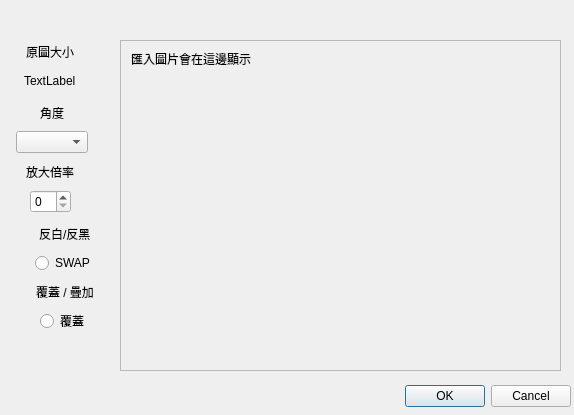
<?xml version="1.0" encoding="UTF-8"?>
<ui version="4.0">
 <class>ImageImportDialog</class>
 <widget class="QDialog" name="ImageImportDialog">
  <property name="geometry">
   <rect>
    <x>0</x>
    <y>0</y>
    <width>574</width>
    <height>415</height>
   </rect>
  </property>
  <property name="windowTitle">
   <string>Dialog</string>
  </property>
  <widget class="QDialogButtonBox" name="buttonBox">
   <property name="geometry">
    <rect>
     <x>230</x>
     <y>380</y>
     <width>341</width>
     <height>32</height>
    </rect>
   </property>
   <property name="orientation">
    <enum>Qt::Orientation::Horizontal</enum>
   </property>
   <property name="standardButtons">
    <set>QDialogButtonBox::StandardButton::Cancel|QDialogButtonBox::StandardButton::Ok</set>
   </property>
  </widget>
  <widget class="QScrollArea" name="scrollArea">
   <property name="geometry">
    <rect>
     <x>120</x>
     <y>40</y>
     <width>441</width>
     <height>331</height>
    </rect>
   </property>
   <property name="widgetResizable">
    <bool>true</bool>
   </property>
   <widget class="QWidget" name="scrollAreaWidgetContents">
    <property name="geometry">
     <rect>
      <x>0</x>
      <y>0</y>
      <width>439</width>
      <height>329</height>
     </rect>
    </property>
    <widget class="QLabel" name="previewLabel">
     <property name="geometry">
      <rect>
       <x>10</x>
       <y>10</y>
       <width>131</width>
       <height>16</height>
      </rect>
     </property>
     <property name="text">
      <string>匯入圖片會在這邊顯示</string>
     </property>
    </widget>
   </widget>
  </widget>
  <widget class="QWidget" name="layoutWidget">
   <property name="geometry">
    <rect>
     <x>10</x>
     <y>100</y>
     <width>85</width>
     <height>53</height>
    </rect>
   </property>
   <layout class="QVBoxLayout" name="verticalLayout_2">
    <item>
     <layout class="QHBoxLayout" name="horizontalLayout_4">
      <item>
       <spacer name="horizontalSpacer_7">
        <property name="orientation">
         <enum>Qt::Orientation::Horizontal</enum>
        </property>
        <property name="sizeHint" stdset="0">
         <size>
          <width>40</width>
          <height>20</height>
         </size>
        </property>
       </spacer>
      </item>
      <item>
       <widget class="QLabel" name="label_3">
        <property name="text">
         <string>角度</string>
        </property>
       </widget>
      </item>
      <item>
       <spacer name="horizontalSpacer_8">
        <property name="orientation">
         <enum>Qt::Orientation::Horizontal</enum>
        </property>
        <property name="sizeHint" stdset="0">
         <size>
          <width>40</width>
          <height>20</height>
         </size>
        </property>
       </spacer>
      </item>
     </layout>
    </item>
    <item>
     <layout class="QHBoxLayout" name="horizontalLayout_3">
      <item>
       <spacer name="horizontalSpacer_5">
        <property name="orientation">
         <enum>Qt::Orientation::Horizontal</enum>
        </property>
        <property name="sizeHint" stdset="0">
         <size>
          <width>40</width>
          <height>20</height>
         </size>
        </property>
       </spacer>
      </item>
      <item>
       <widget class="QComboBox" name="rotationComboBox"/>
      </item>
      <item>
       <spacer name="horizontalSpacer_6">
        <property name="orientation">
         <enum>Qt::Orientation::Horizontal</enum>
        </property>
        <property name="sizeHint" stdset="0">
         <size>
          <width>40</width>
          <height>20</height>
         </size>
        </property>
       </spacer>
      </item>
     </layout>
    </item>
   </layout>
  </widget>
  <widget class="QWidget" name="layoutWidget">
   <property name="geometry">
    <rect>
     <x>10</x>
     <y>40</y>
     <width>81</width>
     <height>52</height>
    </rect>
   </property>
   <layout class="QVBoxLayout" name="verticalLayout">
    <item>
     <layout class="QHBoxLayout" name="horizontalLayout_5">
      <item>
       <spacer name="horizontalSpacer_9">
        <property name="orientation">
         <enum>Qt::Orientation::Horizontal</enum>
        </property>
        <property name="sizeHint" stdset="0">
         <size>
          <width>40</width>
          <height>20</height>
         </size>
        </property>
       </spacer>
      </item>
      <item>
       <widget class="QLabel" name="label">
        <property name="text">
         <string>原圖大小</string>
        </property>
       </widget>
      </item>
      <item>
       <spacer name="horizontalSpacer_10">
        <property name="orientation">
         <enum>Qt::Orientation::Horizontal</enum>
        </property>
        <property name="sizeHint" stdset="0">
         <size>
          <width>40</width>
          <height>20</height>
         </size>
        </property>
       </spacer>
      </item>
     </layout>
    </item>
    <item>
     <layout class="QHBoxLayout" name="horizontalLayout_6">
      <item>
       <spacer name="horizontalSpacer_11">
        <property name="orientation">
         <enum>Qt::Orientation::Horizontal</enum>
        </property>
        <property name="sizeHint" stdset="0">
         <size>
          <width>40</width>
          <height>20</height>
         </size>
        </property>
       </spacer>
      </item>
      <item>
       <widget class="QLabel" name="label_ImgSize">
        <property name="text">
         <string>TextLabel</string>
        </property>
       </widget>
      </item>
      <item>
       <spacer name="horizontalSpacer_12">
        <property name="orientation">
         <enum>Qt::Orientation::Horizontal</enum>
        </property>
        <property name="sizeHint" stdset="0">
         <size>
          <width>40</width>
          <height>20</height>
         </size>
        </property>
       </spacer>
      </item>
     </layout>
    </item>
   </layout>
  </widget>
  <widget class="QWidget" name="layoutWidget">
   <property name="geometry">
    <rect>
     <x>10</x>
     <y>160</y>
     <width>81</width>
     <height>53</height>
    </rect>
   </property>
   <layout class="QVBoxLayout" name="verticalLayout_3">
    <item>
     <layout class="QHBoxLayout" name="horizontalLayout_2">
      <item>
       <spacer name="horizontalSpacer_3">
        <property name="orientation">
         <enum>Qt::Orientation::Horizontal</enum>
        </property>
        <property name="sizeHint" stdset="0">
         <size>
          <width>40</width>
          <height>20</height>
         </size>
        </property>
       </spacer>
      </item>
      <item>
       <widget class="QLabel" name="label_2">
        <property name="text">
         <string>放大倍率</string>
        </property>
       </widget>
      </item>
      <item>
       <spacer name="horizontalSpacer_4">
        <property name="orientation">
         <enum>Qt::Orientation::Horizontal</enum>
        </property>
        <property name="sizeHint" stdset="0">
         <size>
          <width>40</width>
          <height>20</height>
         </size>
        </property>
       </spacer>
      </item>
     </layout>
    </item>
    <item>
     <layout class="QHBoxLayout" name="horizontalLayout">
      <item>
       <spacer name="horizontalSpacer_2">
        <property name="orientation">
         <enum>Qt::Orientation::Horizontal</enum>
        </property>
        <property name="sizeHint" stdset="0">
         <size>
          <width>40</width>
          <height>20</height>
         </size>
        </property>
       </spacer>
      </item>
      <item>
       <widget class="QSpinBox" name="scaleSpinBox"/>
      </item>
      <item>
       <spacer name="horizontalSpacer">
        <property name="orientation">
         <enum>Qt::Orientation::Horizontal</enum>
        </property>
        <property name="sizeHint" stdset="0">
         <size>
          <width>40</width>
          <height>20</height>
         </size>
        </property>
       </spacer>
      </item>
     </layout>
    </item>
   </layout>
  </widget>
  <widget class="QWidget" name="layoutWidget_2">
   <property name="geometry">
    <rect>
     <x>10</x>
     <y>220</y>
     <width>110</width>
     <height>53</height>
    </rect>
   </property>
   <layout class="QVBoxLayout" name="verticalLayout_4">
    <item>
     <layout class="QHBoxLayout" name="horizontalLayout_7">
      <item>
       <spacer name="horizontalSpacer_13">
        <property name="orientation">
         <enum>Qt::Orientation::Horizontal</enum>
        </property>
        <property name="sizeHint" stdset="0">
         <size>
          <width>40</width>
          <height>20</height>
         </size>
        </property>
       </spacer>
      </item>
      <item>
       <widget class="QLabel" name="label_4">
        <property name="text">
         <string>反白/反黑</string>
        </property>
       </widget>
      </item>
      <item>
       <spacer name="horizontalSpacer_14">
        <property name="orientation">
         <enum>Qt::Orientation::Horizontal</enum>
        </property>
        <property name="sizeHint" stdset="0">
         <size>
          <width>40</width>
          <height>20</height>
         </size>
        </property>
       </spacer>
      </item>
     </layout>
    </item>
    <item>
     <layout class="QHBoxLayout" name="horizontalLayout_8">
      <item>
       <spacer name="horizontalSpacer_15">
        <property name="orientation">
         <enum>Qt::Orientation::Horizontal</enum>
        </property>
        <property name="sizeHint" stdset="0">
         <size>
          <width>40</width>
          <height>20</height>
         </size>
        </property>
       </spacer>
      </item>
      <item>
       <widget class="QRadioButton" name="B_W_swap">
        <property name="text">
         <string>SWAP</string>
        </property>
       </widget>
      </item>
      <item>
       <spacer name="horizontalSpacer_16">
        <property name="orientation">
         <enum>Qt::Orientation::Horizontal</enum>
        </property>
        <property name="sizeHint" stdset="0">
         <size>
          <width>40</width>
          <height>20</height>
         </size>
        </property>
       </spacer>
      </item>
     </layout>
    </item>
   </layout>
  </widget>
  <widget class="QWidget" name="layoutWidget_3">
   <property name="geometry">
    <rect>
     <x>10</x>
     <y>280</y>
     <width>110</width>
     <height>53</height>
    </rect>
   </property>
   <layout class="QVBoxLayout" name="verticalLayout_5">
    <item>
     <layout class="QHBoxLayout" name="horizontalLayout_10">
      <item>
       <spacer name="horizontalSpacer_19">
        <property name="orientation">
         <enum>Qt::Orientation::Horizontal</enum>
        </property>
        <property name="sizeHint" stdset="0">
         <size>
          <width>40</width>
          <height>20</height>
         </size>
        </property>
       </spacer>
      </item>
      <item>
       <widget class="QLabel" name="label_5">
        <property name="text">
         <string>覆蓋 / 疊加</string>
        </property>
       </widget>
      </item>
      <item>
       <spacer name="horizontalSpacer_20">
        <property name="orientation">
         <enum>Qt::Orientation::Horizontal</enum>
        </property>
        <property name="sizeHint" stdset="0">
         <size>
          <width>40</width>
          <height>20</height>
         </size>
        </property>
       </spacer>
      </item>
     </layout>
    </item>
    <item>
     <layout class="QHBoxLayout" name="horizontalLayout_11">
      <item>
       <spacer name="horizontalSpacer_21">
        <property name="orientation">
         <enum>Qt::Orientation::Horizontal</enum>
        </property>
        <property name="sizeHint" stdset="0">
         <size>
          <width>40</width>
          <height>20</height>
         </size>
        </property>
       </spacer>
      </item>
      <item>
       <widget class="QRadioButton" name="C_O_swap">
        <property name="text">
         <string>覆蓋</string>
        </property>
       </widget>
      </item>
      <item>
       <spacer name="horizontalSpacer_22">
        <property name="orientation">
         <enum>Qt::Orientation::Horizontal</enum>
        </property>
        <property name="sizeHint" stdset="0">
         <size>
          <width>40</width>
          <height>20</height>
         </size>
        </property>
       </spacer>
      </item>
     </layout>
    </item>
   </layout>
  </widget>
 </widget>
 <resources/>
 <connections>
  <connection>
   <sender>buttonBox</sender>
   <signal>accepted()</signal>
   <receiver>ImageImportDialog</receiver>
   <slot>accept()</slot>
   <hints>
    <hint type="sourcelabel">
     <x>248</x>
     <y>254</y>
    </hint>
    <hint type="destinationlabel">
     <x>157</x>
     <y>274</y>
    </hint>
   </hints>
  </connection>
  <connection>
   <sender>buttonBox</sender>
   <signal>rejected()</signal>
   <receiver>ImageImportDialog</receiver>
   <slot>reject()</slot>
   <hints>
    <hint type="sourcelabel">
     <x>316</x>
     <y>260</y>
    </hint>
    <hint type="destinationlabel">
     <x>286</x>
     <y>274</y>
    </hint>
   </hints>
  </connection>
 </connections>
</ui>
